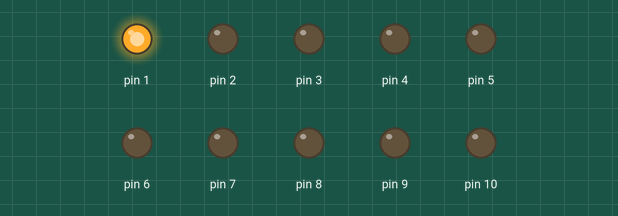
This sketch was run on a simulated Arduino Uno, built with avr-gcc and run on an emulated ATmega328P. Parts: output pins drawn as LEDs (lit = HIGH).

Above: at 0.1 s.
At 4.1 s:
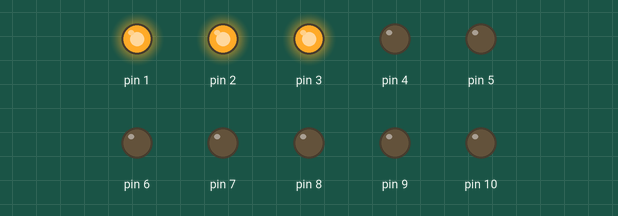
At 10.1 s:
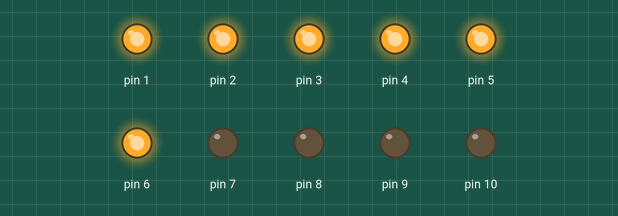
At 20.1 s:
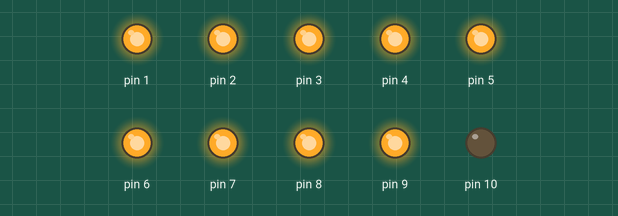
At 30.1 s:
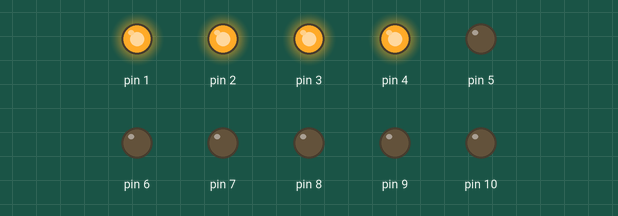
At 39.1 s:
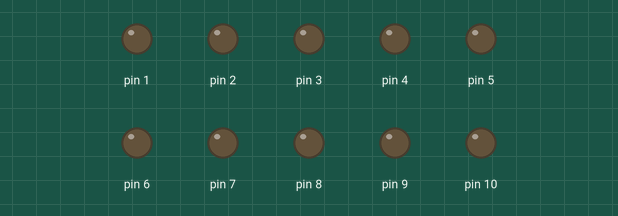
Timing chart, 0 to 40.0 s (numbered marks = the images above):
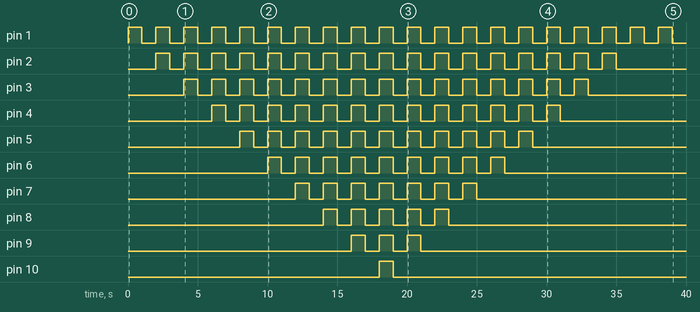

Measured:
- by itself, pin 1: alternates HIGH for 1.0 s and LOW for 1.0 s
- by itself, pin 2: alternates HIGH for 1.0 s and LOW for 1.0 s, 34 changes in all, then stays LOW
- by itself, pin 3: alternates HIGH for 1.0 s and LOW for 1.0 s, 30 changes in all, then stays LOW
- by itself, pin 4: LOW → HIGH at 6.0 s, → LOW 1.0 s later, → HIGH 1.0 s later, → LOW 1.0 s later, … (26 changes in this stretch)
- by itself, pin 5: LOW → HIGH at 8.0 s, → LOW 1.0 s later, → HIGH 1.0 s later, → LOW 1.0 s later, … (22 changes in this stretch)
- by itself, pin 6: LOW → HIGH at 10.0 s, → LOW 1.0 s later, → HIGH 1.0 s later, → LOW 1.0 s later, … (18 changes in this stretch)
- by itself, pin 7: LOW → HIGH at 12.0 s, → LOW 1.0 s later, → HIGH 1.0 s later, → LOW 1.0 s later, … (14 changes in this stretch)
- by itself, pin 8: LOW → HIGH at 14.0 s, → LOW 1.0 s later, → HIGH 1.0 s later, → LOW 1.0 s later, … (10 changes in this stretch)

The sketch:

10ledscrescenteedecrescente1.ino
```cpp
// C++ code
//
void setup()
{
  pinMode(1, OUTPUT);
  pinMode(2, OUTPUT);
  pinMode(3, OUTPUT);
  pinMode(4, OUTPUT);
  pinMode(5, OUTPUT);
  pinMode(6, OUTPUT);
  pinMode(7, OUTPUT);
  pinMode(8, OUTPUT);
  pinMode(9, OUTPUT);
  pinMode(10, OUTPUT);
}

void loop()
{
  //ordem crescente
  digitalWrite(1, HIGH);
  delay(1000);
  digitalWrite(1, LOW);
  delay(1000);
  digitalWrite(1, HIGH);
  digitalWrite(2, HIGH);
  delay(1000);
  digitalWrite(1, LOW);
  digitalWrite(2, LOW);
  delay(1000);
  digitalWrite(1, HIGH);
  digitalWrite(2, HIGH);
  digitalWrite(3, HIGH);
  delay(1000);
  digitalWrite(1, LOW);
  digitalWrite(2, LOW);
  digitalWrite(3, LOW);
  delay(1000);
  digitalWrite(1, HIGH);
  digitalWrite(2, HIGH);
  digitalWrite(3, HIGH);
  digitalWrite(4, HIGH);
  delay(1000);
  digitalWrite(1, LOW);
  digitalWrite(2, LOW);
  digitalWrite(3, LOW);
  digitalWrite(4, LOW);
  delay(1000);
  digitalWrite(1, HIGH);
  digitalWrite(2, HIGH);
  digitalWrite(3, HIGH);
  digitalWrite(4, HIGH);
  digitalWrite(5, HIGH);
  delay(1000);
  digitalWrite(1, LOW);
  digitalWrite(2, LOW);
  digitalWrite(3, LOW);
  digitalWrite(4, LOW);
  digitalWrite(5, LOW);
  delay(1000);
  digitalWrite(1, HIGH);
  digitalWrite(2, HIGH);
  digitalWrite(3, HIGH);
  digitalWrite(4, HIGH);
  digitalWrite(5, HIGH);
  digitalWrite(6, HIGH);
  delay(1000);
  digitalWrite(1, LOW);
  digitalWrite(2, LOW);
  digitalWrite(3, LOW);
  digitalWrite(4, LOW);
  digitalWrite(5, LOW);
  digitalWrite(6, LOW);
  delay(1000);
  digitalWrite(1, HIGH);
  digitalWrite(2, HIGH);
  digitalWrite(3, HIGH);
  digitalWrite(4, HIGH);
  digitalWrite(5, HIGH);
  digitalWrite(6, HIGH);
  digitalWrite(7, HIGH);
  delay(1000);
  digitalWrite(1, LOW);
  digitalWrite(2, LOW);
  digitalWrite(3, LOW);
  digitalWrite(4, LOW);
  digitalWrite(5, LOW);
  digitalWrite(6, LOW);
  digitalWrite(7, LOW);
  delay(1000);
  digitalWrite(1, HIGH);
  digitalWrite(2, HIGH);
  digitalWrite(3, HIGH);
  digitalWrite(4, HIGH);
  digitalWrite(5, HIGH);
  digitalWrite(6, HIGH);
  digitalWrite(7, HIGH);
  digitalWrite(8, HIGH);
  delay(1000);
  digitalWrite(1, LOW);
  digitalWrite(2, LOW);
  digitalWrite(3, LOW);
  digitalWrite(4, LOW);
  digitalWrite(5, LOW);
  digitalWrite(6, LOW);
  digitalWrite(7, LOW);
  digitalWrite(8, LOW);
  delay(1000);
  digitalWrite(1, HIGH);
  digitalWrite(2, HIGH);
  digitalWrite(3, HIGH);
  digitalWrite(4, HIGH);
  digitalWrite(5, HIGH);
  digitalWrite(6, HIGH);
  digitalWrite(7, HIGH);
  digitalWrite(8, HIGH);
  digitalWrite(9, HIGH);
  delay(1000);
  digitalWrite(1, LOW);
  digitalWrite(2, LOW);
  digitalWrite(3, LOW);
  digitalWrite(4, LOW);
  digitalWrite(5, LOW);
  digitalWrite(6, LOW);
  digitalWrite(7, LOW);
  digitalWrite(8, LOW);
  digitalWrite(9, LOW);
  delay(1000);
  digitalWrite(1, HIGH);
  digitalWrite(2, HIGH);
  digitalWrite(3, HIGH);
  digitalWrite(4, HIGH);
  digitalWrite(5, HIGH);
  digitalWrite(6, HIGH);
  digitalWrite(7, HIGH);
  digitalWrite(8, HIGH);
  digitalWrite(9, HIGH);
  digitalWrite(10, HIGH);
  delay(1000);
  digitalWrite(1, LOW);
  digitalWrite(2, LOW);
  digitalWrite(3, LOW);
  digitalWrite(4, LOW);
  digitalWrite(5, LOW);
  digitalWrite(6, LOW);
  digitalWrite(7, LOW);
  digitalWrite(8, LOW);
  digitalWrite(9, LOW);
  digitalWrite(10, LOW);
  delay(1000);

  //ordem decrescente
  digitalWrite(1, HIGH);
  digitalWrite(2, HIGH);
  digitalWrite(3, HIGH);
  digitalWrite(4, HIGH);
  digitalWrite(5, HIGH);
  digitalWrite(6, HIGH);
  digitalWrite(7, HIGH);
  digitalWrite(8, HIGH);
  digitalWrite(9, HIGH);
  delay(1000);
  digitalWrite(1, LOW);
  digitalWrite(2, LOW);
  digitalWrite(3, LOW);
  digitalWrite(4, LOW);
  digitalWrite(5, LOW);
  digitalWrite(6, LOW);
  digitalWrite(7, LOW);
  digitalWrite(8, LOW);
  digitalWrite(9, LOW);
  delay(1000);
  digitalWrite(1, HIGH);
  digitalWrite(2, HIGH);
  digitalWrite(3, HIGH);
  digitalWrite(4, HIGH);
  digitalWrite(5, HIGH);
  digitalWrite(6, HIGH);
  digitalWrite(7, HIGH);
  digitalWrite(8, HIGH);
  delay(1000);
  digitalWrite(1, LOW);
  digitalWrite(2, LOW);
  digitalWrite(3, LOW);
  digitalWrite(4, LOW);
  digitalWrite(5, LOW);
  digitalWrite(6, LOW);
  digitalWrite(7, LOW);
  digitalWrite(8, LOW);
  delay(1000);
  digitalWrite(1, HIGH);
  digitalWrite(2, HIGH);
  digitalWrite(3, HIGH);
  digitalWrite(4, HIGH);
  digitalWrite(5, HIGH);
  digitalWrite(6, HIGH);
  digitalWrite(7, HIGH);
  delay(1000);
  digitalWrite(1, LOW);
  digitalWrite(2, LOW);
  digitalWrite(3, LOW);
  digitalWrite(4, LOW);
  digitalWrite(5, LOW);
  digitalWrite(6, LOW);
  digitalWrite(7, LOW);
  delay(1000);
  digitalWrite(1, HIGH);
  digitalWrite(2, HIGH);
  digitalWrite(3, HIGH);
  digitalWrite(4, HIGH);
  digitalWrite(5, HIGH);
  digitalWrite(6, HIGH);
  delay(1000);
  digitalWrite(1, LOW);
  digitalWrite(2, LOW);
  digitalWrite(3, LOW);
  digitalWrite(4, LOW);
  digitalWrite(5, LOW);
  digitalWrite(6, LOW);
  delay(1000);
  digitalWrite(1, HIGH);
  digitalWrite(2, HIGH);
  digitalWrite(3, HIGH);
  digitalWrite(4, HIGH);
  digitalWrite(5, HIGH);
  delay(1000);
  digitalWrite(1, LOW);
  digitalWrite(2, LOW);
  digitalWrite(3, LOW);
  digitalWrite(4, LOW);
  digitalWrite(5, LOW);
  delay(1000);
  digitalWrite(1, HIGH);
  digitalWrite(2, HIGH);
  digitalWrite(3, HIGH);
  digitalWrite(4, HIGH);
  delay(1000);
  digitalWrite(1, LOW);
  digitalWrite(2, LOW);
  digitalWrite(3, LOW);
  digitalWrite(4, LOW);
  delay(1000);
  digitalWrite(1, HIGH);
  digitalWrite(2, HIGH);
  digitalWrite(3, HIGH);
  delay(1000);
  digitalWrite(1, LOW);
  digitalWrite(2, LOW);
  digitalWrite(3, LOW);
  delay(1000);
  digitalWrite(1, HIGH);
  digitalWrite(2, HIGH);
  delay(1000);
  digitalWrite(1, LOW);
  digitalWrite(2, LOW);
  delay(1000);
  digitalWrite(1, HIGH);
  delay(1000);
  digitalWrite(1, LOW);
  delay(1000);
}
```
